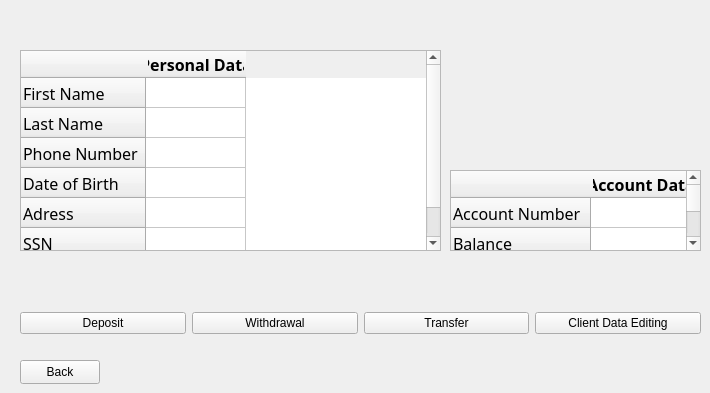
    <widget class="QWidget" name="C1ClientView">
     <attribute name="title">
      <string>Client view</string>
     </attribute>
     <widget class="QPushButton" name="pushC1_back">
      <property name="geometry">
       <rect>
        <x>20</x>
        <y>360</y>
        <width>80</width>
        <height>24</height>
       </rect>
      </property>
      <property name="text">
       <string>Back</string>
      </property>
     </widget>
     <widget class="QWidget" name="layoutWidget">
      <property name="geometry">
       <rect>
        <x>20</x>
        <y>310</y>
        <width>681</width>
        <height>26</height>
       </rect>
      </property>
      <layout class="QHBoxLayout" name="horizontalLayout">
       <item>
        <widget class="QPushButton" name="pushC1_deposit">
         <property name="text">
          <string>Deposit</string>
         </property>
        </widget>
       </item>
       <item>
        <widget class="QPushButton" name="pushC1_withdrawal">
         <property name="text">
          <string>Withdrawal</string>
         </property>
        </widget>
       </item>
       <item>
        <widget class="QPushButton" name="pushC1_transfer">
         <property name="text">
          <string>Transfer</string>
         </property>
        </widget>
       </item>
       <item>
        <widget class="QPushButton" name="pushC1_clientDataEditing">
         <property name="text">
          <string>Client Data Editing</string>
         </property>
        </widget>
       </item>
      </layout>
     </widget>
     <widget class="QTableWidget" name="tableC1_clientPersonalData">
      <property name="geometry">
       <rect>
        <x>20</x>
        <y>50</y>
        <width>421</width>
        <height>201</height>
       </rect>
      </property>
      <row>
       <property name="text">
        <string>First Name</string>
       </property>
       <property name="font">
        <font>
         <family>Baskerville Old Face</family>
         <pointsize>12</pointsize>
        </font>
       </property>
      </row>
      <row>
       <property name="text">
        <string>Last Name</string>
       </property>
       <property name="font">
        <font>
         <family>Baskerville Old Face</family>
         <pointsize>12</pointsize>
        </font>
       </property>
      </row>
      <row>
       <property name="text">
        <string>Phone Number</string>
       </property>
       <property name="font">
        <font>
         <family>Baskerville Old Face</family>
         <pointsize>12</pointsize>
        </font>
       </property>
      </row>
      <row>
       <property name="text">
        <string>Date of Birth</string>
       </property>
       <property name="font">
        <font>
         <family>Baskerville Old Face</family>
         <pointsize>12</pointsize>
        </font>
       </property>
      </row>
      <row>
       <property name="text">
        <string>Adress</string>
       </property>
       <property name="font">
        <font>
         <family>Baskerville Old Face</family>
         <pointsize>12</pointsize>
        </font>
       </property>
      </row>
      <row>
       <property name="text">
        <string>SSN</string>
       </property>
       <property name="font">
        <font>
         <family>Baskerville Old Face</family>
         <pointsize>12</pointsize>
        </font>
       </property>
      </row>
      <column>
       <property name="text">
        <string>Personal Data</string>
       </property>
       <property name="font">
        <font>
         <family>Baskerville Old Face</family>
         <pointsize>12</pointsize>
         <bold>true</bold>
        </font>
       </property>
      </column>
      <item row="0" column="0">
       <property name="text">
        <string/>
       </property>
       <property name="font">
        <font>
         <family>Baskerville Old Face</family>
         <pointsize>12</pointsize>
        </font>
       </property>
      </item>
      <item row="1" column="0">
       <property name="text">
        <string/>
       </property>
       <property name="font">
        <font>
         <family>Baskerville Old Face</family>
         <pointsize>12</pointsize>
        </font>
       </property>
      </item>
      <item row="2" column="0">
       <property name="text">
        <string/>
       </property>
       <property name="font">
        <font>
         <family>Baskerville Old Face</family>
         <pointsize>12</pointsize>
        </font>
       </property>
      </item>
      <item row="3" column="0">
       <property name="text">
        <string/>
       </property>
       <property name="font">
        <font>
         <family>Baskerville Old Face</family>
         <pointsize>12</pointsize>
        </font>
       </property>
      </item>
      <item row="4" column="0">
       <property name="text">
        <string/>
       </property>
       <property name="font">
        <font>
         <family>Baskerville Old Face</family>
         <pointsize>12</pointsize>
        </font>
       </property>
      </item>
      <item row="5" column="0">
       <property name="text">
        <string/>
       </property>
       <property name="font">
        <font>
         <family>Baskerville Old Face</family>
         <pointsize>12</pointsize>
        </font>
       </property>
      </item>
     </widget>
     <widget class="QTableWidget" name="tableC1_clientAccountData">
      <property name="geometry">
       <rect>
        <x>450</x>
        <y>170</y>
        <width>251</width>
        <height>81</height>
       </rect>
      </property>
      <row>
       <property name="text">
        <string>Account Number</string>
       </property>
       <property name="font">
        <font>
         <family>Baskerville Old Face</family>
         <pointsize>12</pointsize>
        </font>
       </property>
      </row>
      <row>
       <property name="text">
        <string>Balance</string>
       </property>
       <property name="font">
        <font>
         <family>Baskerville Old Face</family>
         <pointsize>12</pointsize>
        </font>
       </property>
      </row>
      <column>
       <property name="text">
        <string>Account Data</string>
       </property>
       <property name="font">
        <font>
         <family>Baskerville Old Face</family>
         <pointsize>12</pointsize>
         <bold>true</bold>
        </font>
       </property>
      </column>
      <item row="0" column="0">
       <property name="font">
        <font>
         <family>Baskerville Old Face</family>
         <pointsize>12</pointsize>
        </font>
       </property>
      </item>
      <item row="1" column="0">
       <property name="font">
        <font>
         <family>Baskerville Old Face</family>
         <pointsize>12</pointsize>
        </font>
       </property>
      </item>
     </widget>
    </widget>
